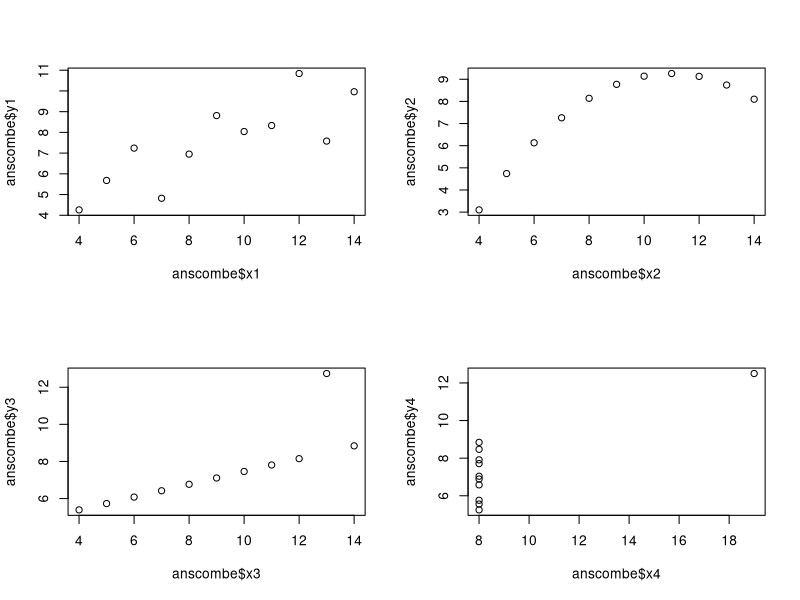
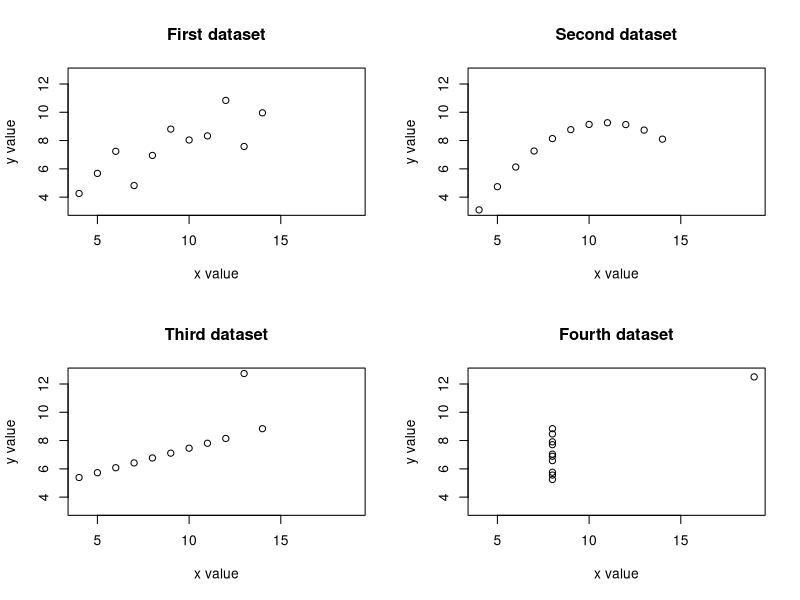

These charts were generated, in order, by the following R code:
# Adding details with par function

#########################################################################

# par function

#View current setting

par()

# Assign the return value from the par() function to plot_pars

plot_pars <- par()

# Display the names of the par() function's list elements

names(plot_pars)

# Display the number of par() function list elements

length(plot_pars)

#########################################################################

#mfrow =c(row,col)

# Creating plot array with mfrow parameter

# Set up a two-by-two plot array

par(mfrow = c(2, 2))

# Plot y1 vs. x1

plot(anscombe$x1, anscombe$y1)

# Plot y2 vs. x2

plot(anscombe$x2, anscombe$y2)

# Plot y3 vs. x3

plot(anscombe$x3, anscombe$y3)

# Plot y4 vs. x4

plot(anscombe$x4, anscombe$y4)

# Define common x and y limits for the four plots

xmin <- min(anscombe$x1, anscombe$x2, anscombe$x3, anscombe$x4)

xmax <- max(anscombe$x1, anscombe$x2, anscombe$x3, anscombe$x4)

ymin <- min(anscombe$y1, anscombe$y2, anscombe$y3, anscombe$y4)

ymax <- max(anscombe$y1, anscombe$y2, anscombe$y3, anscombe$y4)

# Set up a two-by-two plot array

par(mfrow = c(2, 2))

# Plot y1 vs. x1 with common x and y limits, labels & title

plot(anscombe$x1, anscombe$y1,
     
     xlim = c(xmin, xmax),
     
     ylim = c(ymin, ymax),
     
     xlab = "x value", ylab = "y value",
     
     main = "First dataset")

# Do the same for the y2 vs. x2 plot

plot(anscombe$x2, anscombe$y2,
     
     xlim = c(xmin, xmax),
     
     ylim = c(ymin, ymax),
     
     xlab = "x value", ylab = "y value",
     
     main = "Second dataset")

# Do the same for the y3 vs. x3 plot

plot(anscombe$x3, anscombe$y3,
     
     xlim = c(xmin, xmax),
     
     ylim = c(ymin, ymax),
     
     xlab = "x value", ylab = "y value",
     
     main = "Third dataset")

# Do the same for the y4 vs. x4 plot

plot(anscombe$x4, anscombe$y4,
     
     xlim = c(xmin, xmax),
     
     ylim = c(ymin, ymax),
     
     xlab = "x value", ylab = "y value",
     
     main = "Fourth dataset")